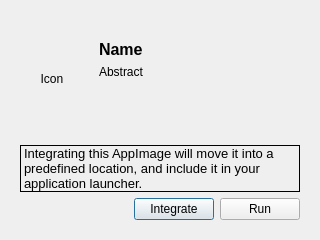
<?xml version="1.0" encoding="UTF-8"?>
<ui version="4.0">
 <class>UI</class>
 <widget class="QDialog" name="UI">
  <property name="geometry">
   <rect>
    <x>0</x>
    <y>0</y>
    <width>320</width>
    <height>240</height>
   </rect>
  </property>
  <property name="windowTitle">
   <string>Desktop Integration</string>
  </property>
  <layout class="QVBoxLayout" name="verticalLayout">
   <item>
    <widget class="QStackedWidget" name="stackedWidget">
     <widget class="QWidget" name="integrationPage">
      <layout class="QGridLayout" name="gridLayout">
       <item row="3" column="2">
        <widget class="QPushButton" name="integrateButton">
         <property name="text">
          <string>Integrate</string>
         </property>
         <property name="default">
          <bool>false</bool>
         </property>
        </widget>
       </item>
       <item row="0" column="1" colspan="3">
        <widget class="QWidget" name="verticalWidget" native="true">
         <property name="sizePolicy">
          <sizepolicy hsizetype="MinimumExpanding" vsizetype="MinimumExpanding">
           <horstretch>0</horstretch>
           <verstretch>0</verstretch>
          </sizepolicy>
         </property>
         <layout class="QVBoxLayout" name="verticalLayout_2">
          <property name="sizeConstraint">
           <enum>QLayout::SetDefaultConstraint</enum>
          </property>
          <property name="topMargin">
           <number>20</number>
          </property>
          <item>
           <widget class="QLabel" name="labelName">
            <property name="sizePolicy">
             <sizepolicy hsizetype="MinimumExpanding" vsizetype="Preferred">
              <horstretch>0</horstretch>
              <verstretch>0</verstretch>
             </sizepolicy>
            </property>
            <property name="font">
             <font>
              <pointsize>12</pointsize>
              <weight>75</weight>
              <bold>true</bold>
             </font>
            </property>
            <property name="text">
             <string>Name</string>
            </property>
            <property name="wordWrap">
             <bool>true</bool>
            </property>
            <property name="margin">
             <number>0</number>
            </property>
           </widget>
          </item>
          <item>
           <widget class="QLabel" name="labelAbstract">
            <property name="sizePolicy">
             <sizepolicy hsizetype="MinimumExpanding" vsizetype="MinimumExpanding">
              <horstretch>0</horstretch>
              <verstretch>0</verstretch>
             </sizepolicy>
            </property>
            <property name="font">
             <font>
              <pointsize>9</pointsize>
             </font>
            </property>
            <property name="text">
             <string>Abstract</string>
            </property>
            <property name="alignment">
             <set>Qt::AlignLeading|Qt::AlignLeft|Qt::AlignTop</set>
            </property>
            <property name="wordWrap">
             <bool>true</bool>
            </property>
           </widget>
          </item>
         </layout>
        </widget>
       </item>
       <item row="3" column="3">
        <widget class="QPushButton" name="runButton">
         <property name="text">
          <string>Run</string>
         </property>
         <property name="icon">
          <iconset theme="application-x-executable"/>
         </property>
         <property name="autoDefault">
          <bool>false</bool>
         </property>
         <property name="default">
          <bool>false</bool>
         </property>
        </widget>
       </item>
       <item row="0" column="0">
        <widget class="QLabel" name="iconLabel">
         <property name="sizePolicy">
          <sizepolicy hsizetype="Fixed" vsizetype="Fixed">
           <horstretch>0</horstretch>
           <verstretch>0</verstretch>
          </sizepolicy>
         </property>
         <property name="minimumSize">
          <size>
           <width>64</width>
           <height>64</height>
          </size>
         </property>
         <property name="maximumSize">
          <size>
           <width>64</width>
           <height>16777215</height>
          </size>
         </property>
         <property name="text">
          <string>Icon</string>
         </property>
         <property name="alignment">
          <set>Qt::AlignCenter</set>
         </property>
        </widget>
       </item>
       <item row="1" column="0" colspan="4">
        <widget class="QLabel" name="label">
         <property name="frameShape">
          <enum>QFrame::Panel</enum>
         </property>
         <property name="text">
          <string>&lt;!DOCTYPE HTML PUBLIC &quot;-//W3C//DTD HTML 4.0//EN&quot; &quot;http://www.w3.org/TR/REC-html40/strict.dtd&quot;&gt;
&lt;html&gt;&lt;head&gt;&lt;meta name=&quot;qrichtext&quot; content=&quot;1&quot; /&gt;&lt;style type=&quot;text/css&quot;&gt;
p, li { white-space: pre-wrap; }
&lt;/style&gt;&lt;/head&gt;&lt;body style=&quot; font-family:'Noto Sans'; font-size:10pt; font-weight:400; font-style:normal;&quot;&gt;
&lt;p style=&quot; margin-top:0px; margin-bottom:0px; margin-left:0px; margin-right:0px; -qt-block-indent:0; text-indent:0px;&quot;&gt;Integrating this AppImage will move it into a predefined location, and include it in your application launcher.&lt;/p&gt;&lt;/body&gt;&lt;/html&gt;</string>
         </property>
         <property name="wordWrap">
          <bool>true</bool>
         </property>
         <property name="margin">
          <number>4</number>
         </property>
        </widget>
       </item>
       <item row="3" column="0" colspan="2">
        <spacer name="horizontalSpacer">
         <property name="orientation">
          <enum>Qt::Horizontal</enum>
         </property>
         <property name="sizeHint" stdset="0">
          <size>
           <width>349</width>
           <height>20</height>
          </size>
         </property>
        </spacer>
       </item>
      </layout>
     </widget>
     <widget class="QWidget" name="completionPage">
      <layout class="QGridLayout" name="gridLayout_2">
       <item row="1" column="1">
        <widget class="QPushButton" name="runButton2">
         <property name="text">
          <string>Run</string>
         </property>
         <property name="icon">
          <iconset theme="application-x-executable"/>
         </property>
         <property name="default">
          <bool>false</bool>
         </property>
        </widget>
       </item>
       <item row="0" column="0" colspan="2">
        <widget class="QLabel" name="successLabel">
         <property name="text">
          <string>&lt;html&gt;&lt;head/&gt;&lt;body&gt;&lt;p&gt;Integration completed successfully.&lt;/p&gt;&lt;p&gt;To remove or update the AppImage, please use the context menu of the application icon in your task bar or launcher.&lt;/p&gt;&lt;/body&gt;&lt;/html&gt;</string>
         </property>
         <property name="wordWrap">
          <bool>true</bool>
         </property>
        </widget>
       </item>
       <item row="1" column="0">
        <spacer name="horizontalSpacer_2">
         <property name="orientation">
          <enum>Qt::Horizontal</enum>
         </property>
         <property name="sizeHint" stdset="0">
          <size>
           <width>40</width>
           <height>20</height>
          </size>
         </property>
        </spacer>
       </item>
      </layout>
     </widget>
    </widget>
   </item>
  </layout>
 </widget>
 <resources/>
 <connections/>
</ui>
